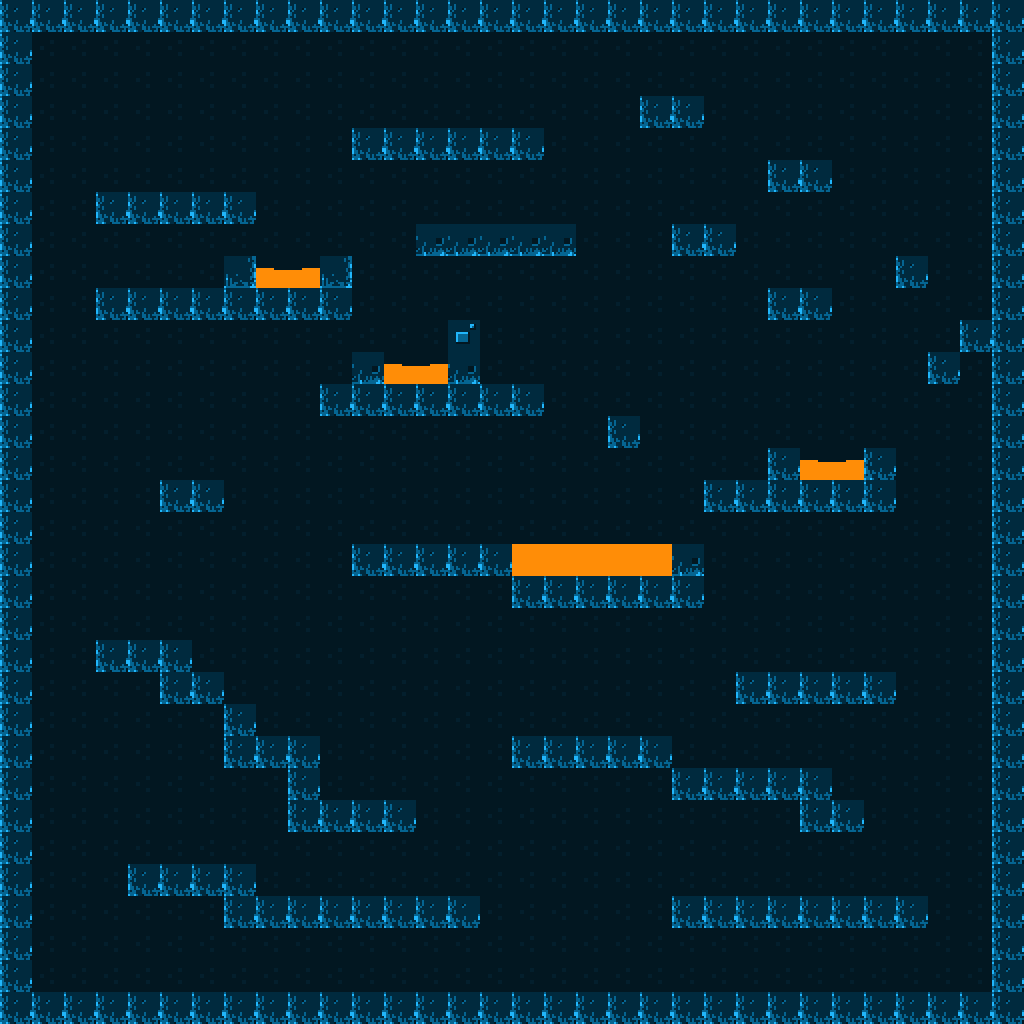

A level layout from a 2D game, rendered from its tile map. Below: a short description, then the map file with tile-grid data replaced by summaries:
An orthogonal 32x32 tile map with 32x32 px tiles, 3 tile layers (Bg, Walls, Lava), 3 tilesets and 25 objects (17x bat, 8x diamond).

<map version="1.0" orientation="orthogonal" renderorder="right-down" width="32" height="32" tilewidth="32" tileheight="32" nextobjectid="66">
 <tileset firstgid="1" name="tiles" tilewidth="32" tileheight="32" tilecount="40" columns="8">
  <image source="../spritesheets/tiles32px.png" width="256" height="160" />
 </tileset>
 <tileset firstgid="41" name="enemies" tilewidth="32" tileheight="32" tilecount="12" columns="4">
  <image source="../spritesheets/enemies.png" width="128" height="96" />
 </tileset>
 <tileset firstgid="53" name="items" tilewidth="32" tileheight="32" tilecount="16" columns="4">
  <image source="../spritesheets/items.png" width="128" height="128" />
 </tileset>
 <layer name="Bg" width="32" height="32">
  <data>[1024 cells, 1024 non-empty, 1 distinct tile ids]</data>
 </layer>
 <layer name="Walls" width="32" height="32">
  <data>[1024 cells, 245 non-empty, 4 distinct tile ids]</data>
 </layer>
 <objectgroup name="Enemies">
  <object id="1" name="bat" gid="49" x="313" y="260" width="32" height="32" />
  <object id="2" name="bat" gid="49" x="412" y="96" width="32" height="32" />
  <object id="3" name="bat" gid="49" x="309" y="374" width="32" height="32" />
  <object id="4" name="bat" gid="49" x="159" y="434" width="32" height="32" />
  <object id="5" name="bat" gid="49" x="330" y="499" width="32" height="32" />
  <object id="6" name="bat" gid="49" x="529" y="492" width="32" height="32" />
  <object id="7" name="bat" gid="49" x="744" y="372" width="32" height="32" />
  <object id="8" name="bat" gid="49" x="685" y="202" width="32" height="32" />
  <object id="9" name="bat" gid="49" x="124" y="612" width="32" height="32" />
  <object id="10" name="bat" gid="49" x="369" y="707" width="32" height="32" />
  <object id="11" name="bat" gid="49" x="669" y="663" width="32" height="32" />
  <object id="12" name="bat" gid="49" x="812" y="648" width="32" height="32" />
  <object id="13" name="bat" gid="49" x="538" y="702" width="32" height="32" />
  <object id="14" name="bat" gid="49" x="123" y="812" width="32" height="32" />
  <object id="15" name="bat" gid="49" x="523" y="838" width="32" height="32" />
  <object id="16" name="bat" gid="49" x="89" y="928" width="32" height="32" />
  <object id="17" name="bat" gid="49" x="545" y="964" width="32" height="32" />
 </objectgroup>
 <objectgroup name="Items">
  <object id="28" name="diamond" gid="58" x="480" y="308" width="32" height="32" />
  <object id="29" name="diamond" gid="58" x="536" y="312" width="32" height="32" />
  <object id="30" name="diamond" gid="58" x="440" y="306" width="32" height="32" />
  <object id="31" name="diamond" gid="58" x="448" y="190" width="32" height="32" />
  <object id="32" name="diamond" gid="58" x="494" y="187" width="32" height="32" />
  <object id="33" name="diamond" gid="58" x="547" y="190" width="32" height="32" />
  <object id="34" name="diamond" gid="58" x="494" y="92" width="32" height="32" />
  <object id="35" name="diamond" gid="58" x="586" y="88" width="32" height="32" />
 </objectgroup>
 <layer name="Lava" width="32" height="32">
  <data>[1024 cells, 11 non-empty, 3 distinct tile ids]</data>
 </layer>
</map>
